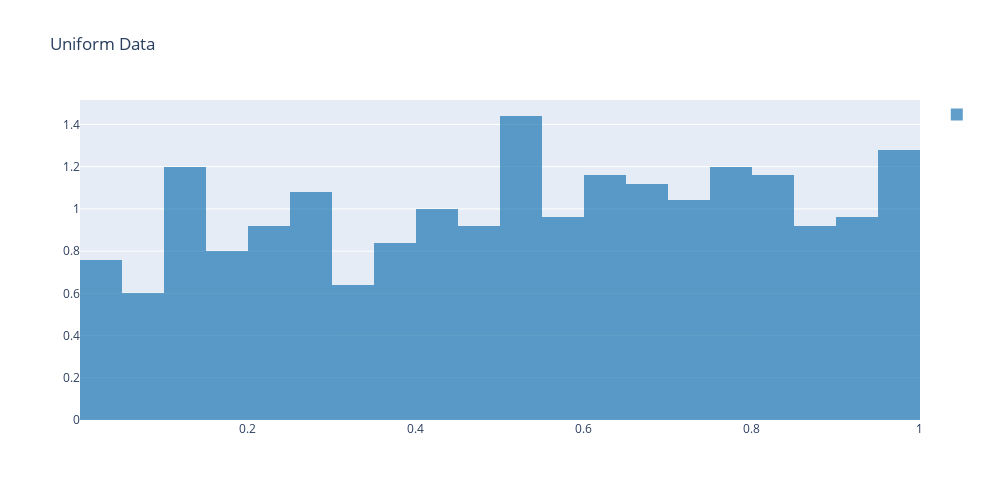

This figure's notebook cell:
### Markdown cell above
##### Generate Uniform Data

### Code cell
u = np.random.uniform(size=(1000, 1))
u_fig = ff.create_distplot([u.reshape(-1)], group_labels = [' '], show_curve=False, show_rug=False, bin_size=0.05)
u_fig.update_layout(showlegend=True, 
                    title_text='Uniform Data', 
                    width=1000,
                    height=500
                    )
u_fig.show()

### Figure 1 — Plotly figure (JSON) as saved in the notebook; plotly's stock layout.template omitted (floating-point values rounded to 4 significant figures; data arrays with more than 128 entries replaced by an {"elided": "..."} marker saying what was removed)
{"data": [{"autobinx": false, "histnorm": "probability density", "legendgroup": " ", "marker": {"color": "rgb(31, 119, 180)"}, "name": " ", "opacity": 0.7, "type": "histogram", "x": {"elided": "500 float values"}, "xaxis": "x", "xbins": {"end": 0.9999, "size": 0.05, "start": 0.001092}, "yaxis": "y"}], "layout": {"barmode": "overlay", "height": 500, "hovermode": "closest", "legend": {"traceorder": "reversed"}, "showlegend": true, "title": {"text": "Uniform Data"}, "width": 1000, "xaxis": {"anchor": "y2", "domain": [0, 1], "zeroline": false}, "yaxis": {"anchor": "free", "domain": [0, 1], "position": 0}}}
